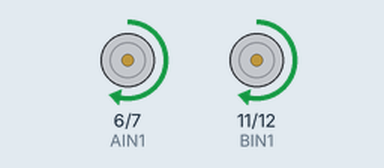
A sketch run on a simulated Arduino Uno, built with avr-gcc and run on an emulated ATmega328P. Parts: motor-driver pin pairs drawn as motors (green arrow = first pin HIGH = forward, orange = second pin HIGH = backward, longer = more drive, scaled by the enable pin).

Above: at 1.0 s.
At 2.5 s:
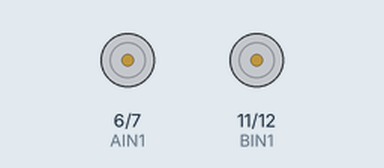
At 4.0 s:
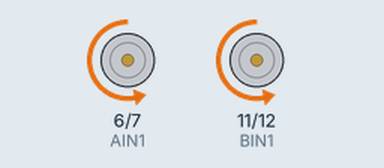
Timing chart, 0 to 7.8 s (numbered marks = the images above):
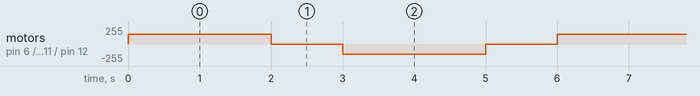

The sketch:

test_motor.ino
```cpp
#define AIN1 6
#define AIN2 7
#define PWMA 9

#define BIN1 11
#define BIN2 12
#define PWMB 10

void setup() {
  pinMode(AIN1, OUTPUT);
  pinMode(AIN2, OUTPUT);
  pinMode(PWMA, OUTPUT);
  pinMode(BIN1, OUTPUT);
  pinMode(BIN2, OUTPUT);
  pinMode(PWMB, OUTPUT);
}

void loop() {
  // Motores hacia adelante
  digitalWrite(AIN1, HIGH);
  digitalWrite(AIN2, LOW);
  analogWrite(PWMA, 150);

  digitalWrite(BIN1, HIGH);
  digitalWrite(BIN2, LOW);
  analogWrite(PWMB, 150);
  delay(2000);

  // Detener
  analogWrite(PWMA, 0);
  analogWrite(PWMB, 0);
  delay(1000);

  // Motores hacia atrás
  digitalWrite(AIN1, LOW);
  digitalWrite(AIN2, HIGH);
  analogWrite(PWMA, 150);

  digitalWrite(BIN1, LOW);
  digitalWrite(BIN2, HIGH);
  analogWrite(PWMB, 150);
  delay(2000);

  // Detener
  analogWrite(PWMA, 0);
  analogWrite(PWMB, 0);
  delay(1000);
}
```

Measured:
- by itself, motor on pin 6 (AIN1) / pin 7 (AIN2), motor on pin 11 (BIN1) / pin 12 (BIN2): repeats every 6.0 s: stopped 1.0 s, backward 150/255 2.0 s, stopped 1.0 s, forward 150/255 2.0 s
